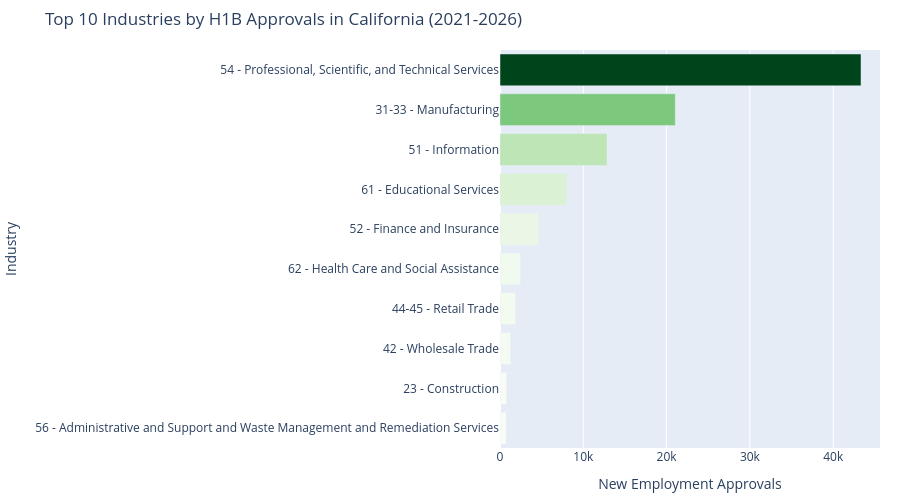

The cell this chart's notebook holds for it:
### Code cell
ca_industry = H1b_comp[H1b_comp["Petitioner State"] == "CA"].groupby("Industry (NAICS) Code")["NewEmpAppr_int"].sum().nlargest(10).sort_values()

fig7 = go.Figure(go.Bar(
    x=ca_industry.values,
    y=ca_industry.index,
    orientation="h",
    marker=dict(
        color=ca_industry.values,
        colorscale="Greens",
        showscale=False
    ),
    hovertemplate="<b>%{y}</b><br>Approvals: %{x:,}<extra></extra>"
))

fig7.update_layout(
    title="Top 10 Industries by H1B Approvals in California (2021-2026)",
    xaxis_title="New Employment Approvals",
    yaxis_title="Industry",
    height=500,
    margin={"r": 20, "t": 50, "l": 10, "b": 50}
)

fig7.show()

### Figure 1 — Plotly figure (JSON) as saved in the notebook; plotly's stock layout.template omitted (floating-point values rounded to 4 significant figures)
{"data": [{"hovertemplate": "<b>%{y}</b><br>Approvals: %{x:,}<extra></extra>", "marker": {"color": [743.0, 800.0, 1290.0, 1892.0, 2484.0, 4636.0, 8024.0, 12850.0, 21040.0, 43340.0], "colorscale": [[0, "rgb(247,252,245)"], [0.125, "rgb(229,245,224)"], [0.25, "rgb(199,233,192)"], [0.375, "rgb(161,217,155)"], [0.5, "rgb(116,196,118)"], [0.625, "rgb(65,171,93)"], [0.75, "rgb(35,139,69)"], [0.875, "rgb(0,109,44)"], [1, "rgb(0,68,27)"]], "showscale": false}, "orientation": "h", "type": "bar", "x": [743.0, 800.0, 1290.0, 1892.0, 2484.0, 4636.0, 8024.0, 12850.0, 21040.0, 43340.0], "y": ["56 - Administrative and Support and Waste Management and Remediation Services", "23 - Construction", "42 - Wholesale Trade", "44-45 - Retail Trade", "62 - Health Care and Social Assistance", "52 - Finance and Insurance", "61 - Educational Services", "51 - Information", "31-33 - Manufacturing", "54 - Professional, Scientific, and Technical Services"]}], "layout": {"height": 500, "margin": {"b": 50, "l": 10, "r": 20, "t": 50}, "title": {"text": "Top 10 Industries by H1B Approvals in California (2021-2026)"}, "xaxis": {"title": {"text": "New Employment Approvals"}}, "yaxis": {"title": {"text": "Industry"}}}}
